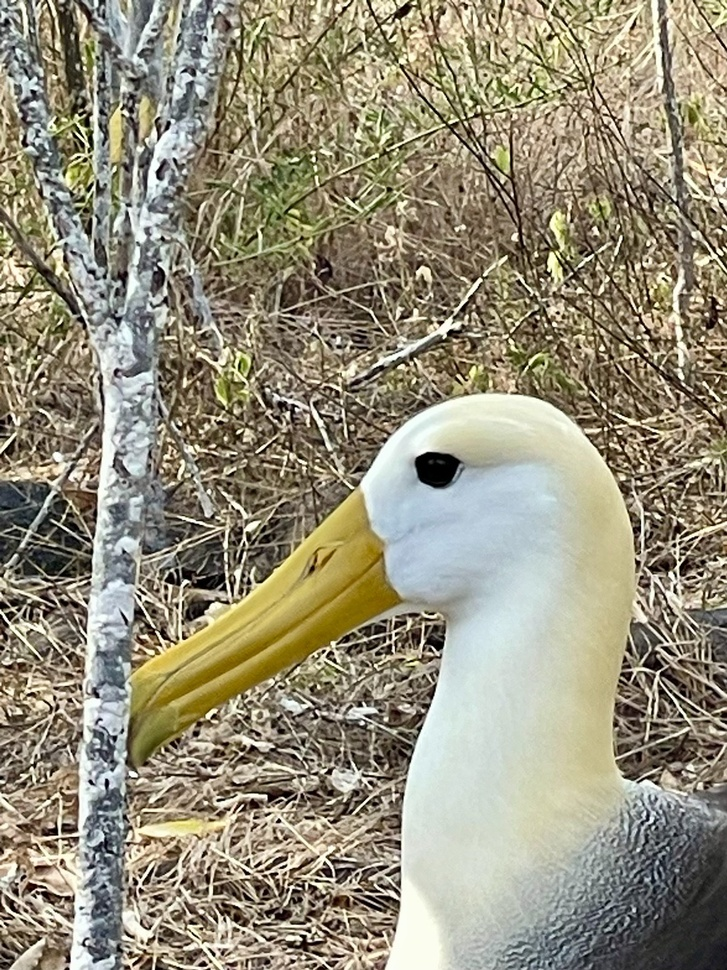
#> input picture image.jpeg, 727 x 970 px, shrunk from 1200 x 1600 before the run
$ python -i predict3.py   (imports and definitions only)
#> lines starting #> are read from the running program, lines starting #| are printed output that depends on the picture
#> further down, picture is the input picture: shape (970, 727, 3); mean B, G, R 122.3, 143.2, 149.1
import cv2
import argparse
from ultralytics import YOLO
import csv
from datetime import datetime
import os

def apply_adaptive_equalization(image):
    """
    Applies Contrast Limited Adaptive Histogram Equalization (CLAHE) to the image.
    The image is converted to the YUV color space to apply equalization only on the luminance channel.
    """
    # Convert the image from BGR to YUV color space
    yuv_image = cv2.cvtColor(image, cv2.COLOR_BGR2YUV)
#> yuv_image: shape (970, 727, 3); mean of channels 0, 1, 2 142.6, 118.1, 133.7

    # Split the YUV image into its Y, U, and V channels
    y, u, v = cv2.split(yuv_image)
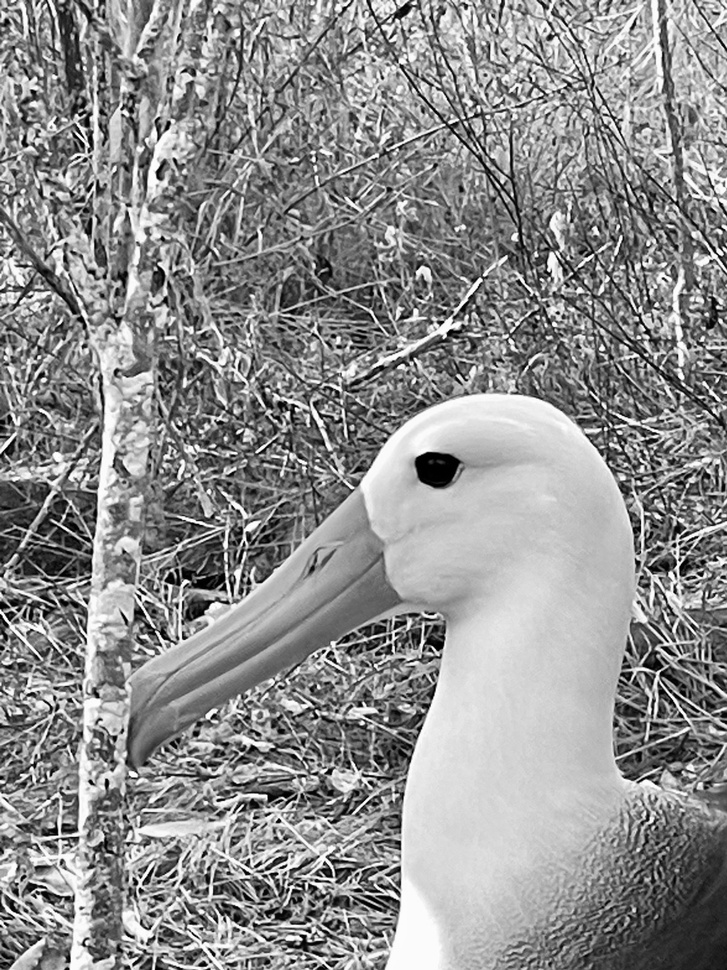
#> y: shape (970, 727); min 0, max 255, mean 142.6
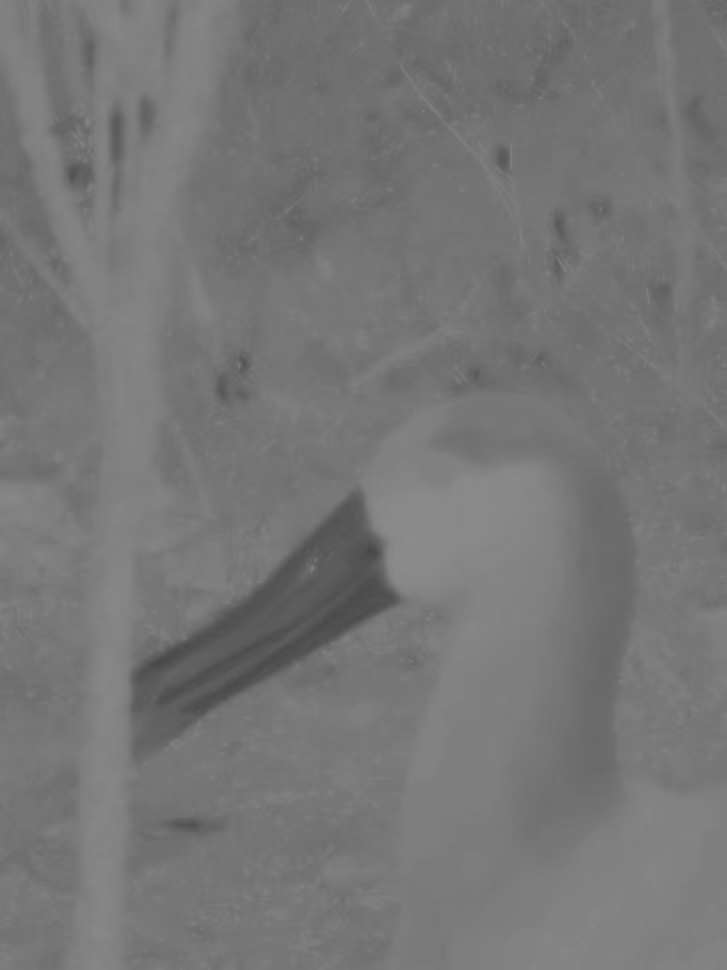
#> u: shape (970, 727); min 72, max 139, mean 118.1
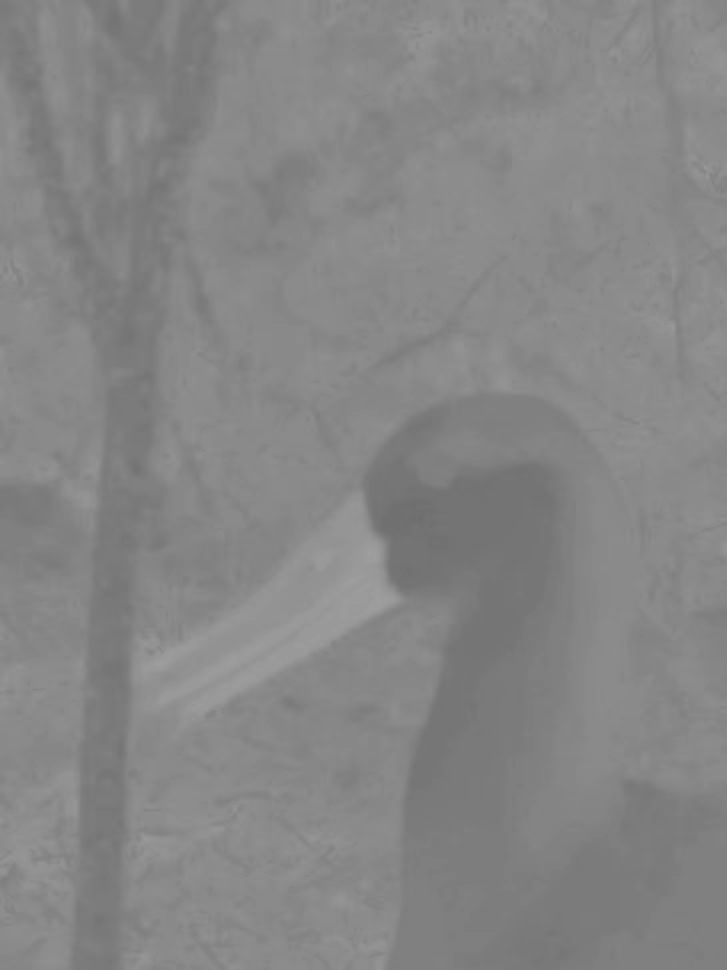
#> v: shape (970, 727); min 110, max 158, mean 133.7

    # Create a CLAHE object. clipLimit and tileGridSize are key parameters to tune.
    clahe = cv2.createCLAHE(clipLimit=2.0, tileGridSize=(8, 8))

    # Apply CLAHE to the Y channel (the luminance channel)
    y_clahe = clahe.apply(y)
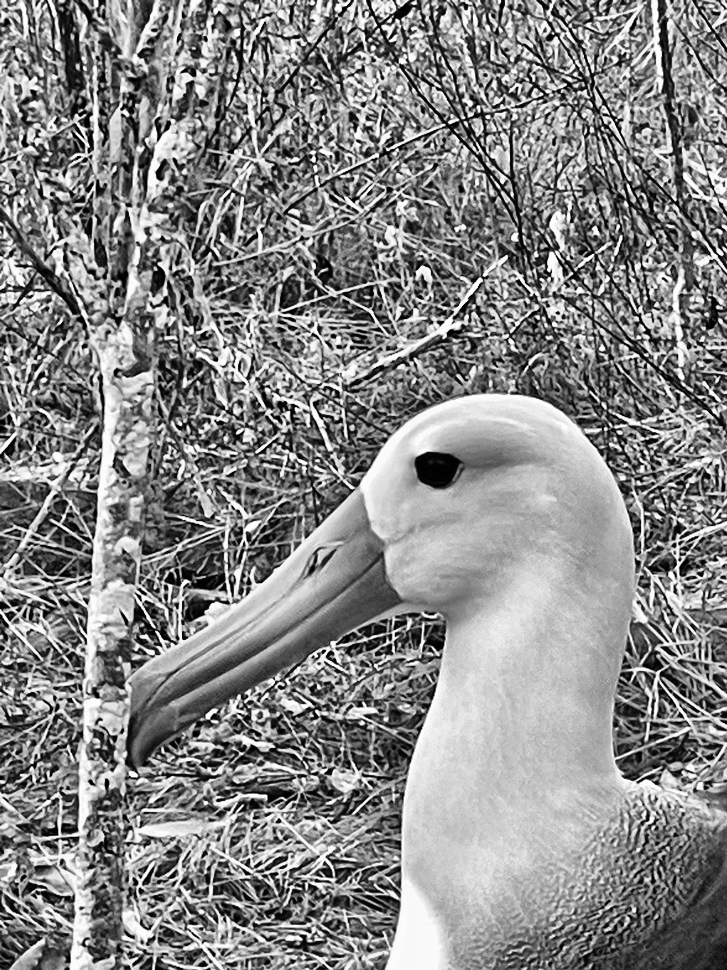
#> y_clahe: shape (970, 727); min 0, max 255, mean 135.3

    # Merge the CLAHE enhanced Y channel back with the original U and V channels
    yuv_clahe_image = cv2.merge([y_clahe, u, v])
#> yuv_clahe_image: shape (970, 727, 3); mean of channels 0, 1, 2 135.3, 118.1, 133.7

    # Convert the YUV image back to BGR color space
    bgr_clahe_image = cv2.cvtColor(yuv_clahe_image, cv2.COLOR_YUV2BGR)
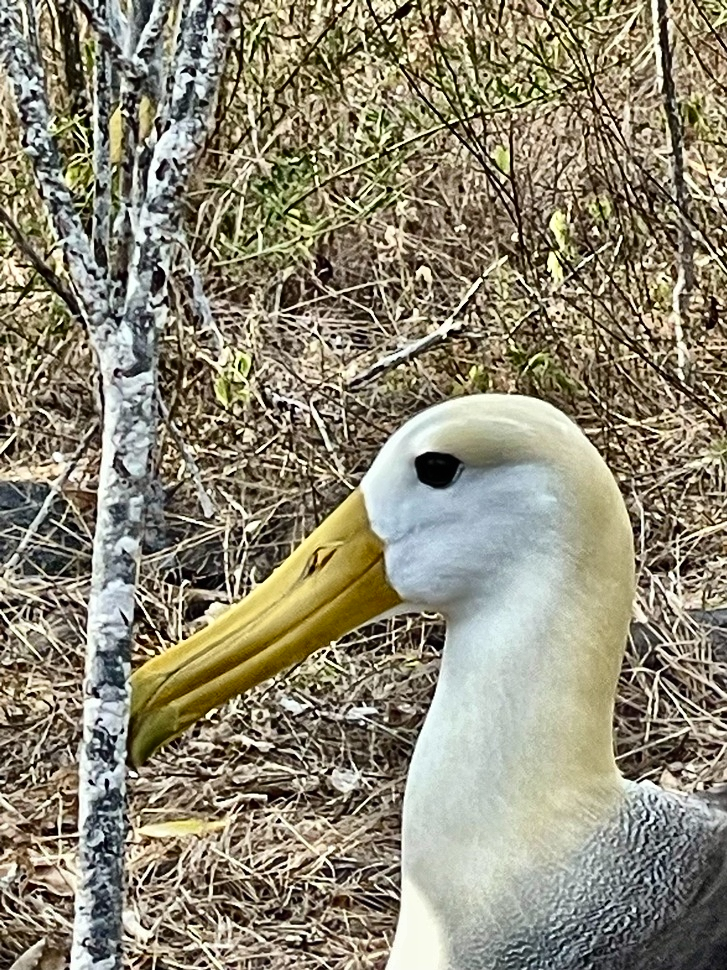
#> bgr_clahe_image: shape (970, 727, 3); mean B, G, R 115.9, 135.8, 141.8

    return bgr_clahe_image

# [70 lines left out: function main, not called in this run]

# [9 lines not run here, left out]

>>> import cv2
>>> picture = cv2.imread('../image.jpeg')
>>> result = apply_adaptive_equalization(picture)
